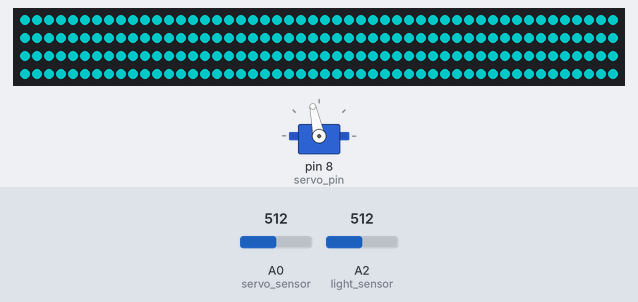
The sketch below on a simulated Arduino Uno, built with avr-gcc and run on an emulated ATmega328P. Shown: servo, 200 RGB LEDs in strip order, left to right, continuing on the next row. Wiring (inferred from the names in the program): servo: signal pin 8. The test bench sets the inputs (shaded band); at power-on: A2 (light_sensor) = 512, A0 (servo_sensor) = 512. Dim RGB values are drawn brighter than linear; servo pulses on a pin are drawn as a servo (544–2400 µs = 0–180°); what the sketch prints to the serial monitor is not drawn.

Above: at 11.5 s.
11.6 s: A2 (light_sensor) set to 686
At 12.96 s:
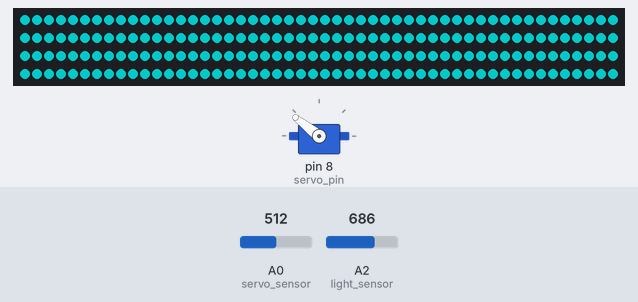
18.8 s: A2 (light_sensor) set to 709
21.5 s: A2 (light_sensor) set to 690
At 22.05 s:
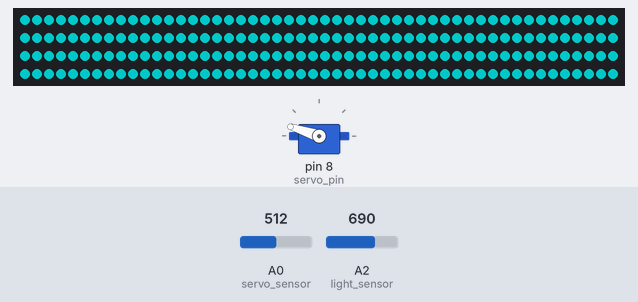
24.2 s: A0 (servo_sensor) set to 681
26.9 s: A0 (servo_sensor) set to 710
At 28.0 s:
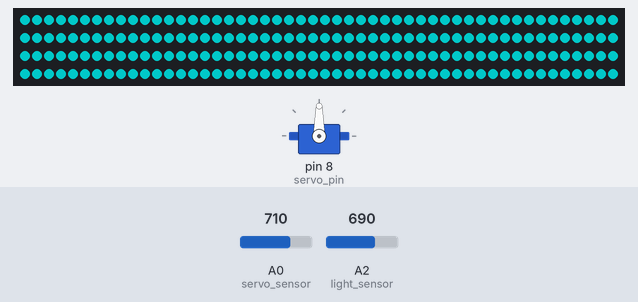
29.6 s: A0 (servo_sensor) set to 690
At 32.18 s:
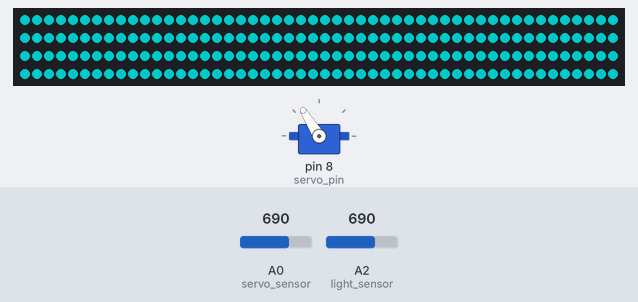
Timing chart, 0 to 34.0 s (numbered marks = the images above; inputs shaded):
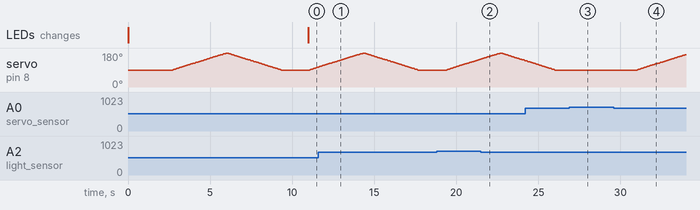

The sketch:

servo_light_001.ino
```cpp
#include <Adafruit_NeoPixel.h>
#define PIN 6
Adafruit_NeoPixel strip = Adafruit_NeoPixel(200, PIN, NEO_GRB + NEO_KHZ800);

#define servo_max 180
#define servo_min 90

#define servo_pin 8
#define servo_sensor A0
#define light_sensor A2

boolean led_off;

void servopulse(int sp1, int val1) //Define a pulse function
{
  int myangle1 = map(val1, 0, 180, 500, 2480);
  digitalWrite(sp1, HIGH); //set servo interface HIGH
  delayMicroseconds(myangle1);
  digitalWrite(sp1, LOW); //set servo interface LOW
  delay(20 - val1 / 1000);
}

int tmStep_sevor()
{
  if (analogRead(servo_sensor ) < 700)
  {
    delay(10);
    if (analogRead(servo_sensor ) < 700)
      return 1;
  }
  return 0;
}
int tmStep_light()
{
  if (analogRead(light_sensor) < 700)
  {
    delay(10);
    if (analogRead(light_sensor) < 700)
      return 1;
  }
  return 0;
}
void setup() {
  // put your setup code here, to run once:
  Serial.begin(9600);
  pinMode(servo_sensor, INPUT);
  pinMode(light_sensor, INPUT);
  pinMode(servo_pin, OUTPUT);
  servopulse(servo_pin, servo_min);
  strip.begin();
  delay(500);
  colorSet(strip.Color(0, 0, 0));
  delay(500);
}

void loop() {
  // put your main code here, to run repeatedly:
  Serial.print(analogRead(servo_sensor));
  Serial.print(" , ");
  Serial.print(analogRead(light_sensor));

  if (tmStep_sevor())
    servo_run();
  if (tmStep_light())
    colorSet(strip.Color(0, 100, 100));
  else
    colorSet(strip.Color(0, 0, 0));
}

void colorSet(uint32_t c) {
  for (uint16_t i = 0; i < strip.numPixels(); i++) {
    strip.setPixelColor(i, c);
    strip.show();
  }
}

void servo_run()
{
  for (int pos = servo_min; pos < servo_max; pos += 1) // goes from 0 degrees to 180 degrees
  { // in steps of 1 degree
    servopulse(servo_pin, pos);
    delay(15);                       // waits 15ms for the servo to reach the position
  }
  for (int pos = servo_max; pos >= servo_min; pos -= 1) // goes from 180 degrees to 0 degrees
  {
    servopulse(servo_pin, pos);             // tell servo to go to position in variable 'pos'
    delay(15);                       // waits 15ms for the servo to reach the position
  }
}
```

Measured:
- the behaviour switches between 699 and 700 on A0 (servo_sensor) (found by bisection; images 2 and 3)
- after the input at 26.9 s, servo on pin 8 (servo_pin): stays 90° (without the input it goes to 92° after 0.86 s)
- after the input at 29.6 s, servo on pin 8 (servo_pin): moves from 90° to 172° over 3.0 s, starting after 1.4 s
